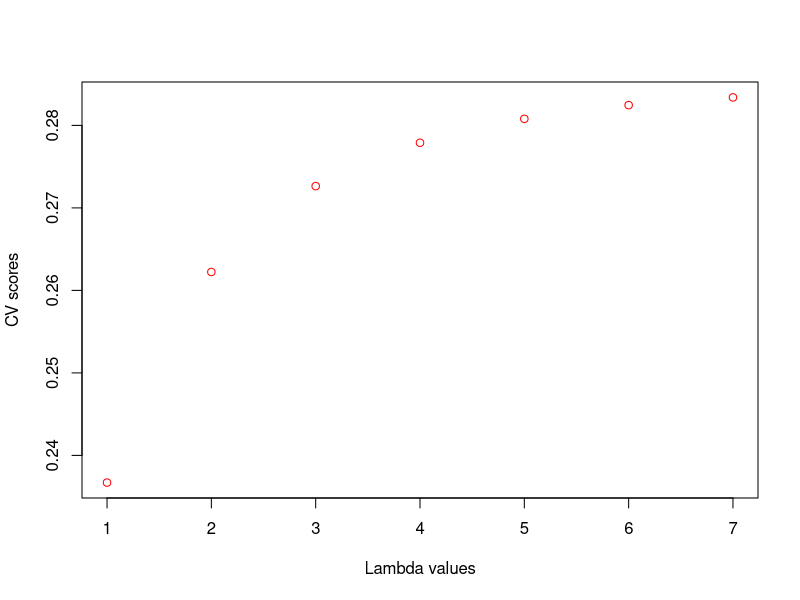

The R source for this figure:
#CL2_ASS1
library(MASS)

# Ridge regression by using n-fold cross-validation
RidgeRegre = function (X, Y, Lam, Nfolds){
  
  N = length(Y)
  K = ceiling(N/Nfolds)
  
  #X = scale(X, scale = FALSE)
  #Y = scale(Y, scale = FALSE)
  
  # make n subsets of data
  indxFolds = numeric(N)
  for (kk in 1:K-1){
    set.seed(12345)
    indxFolds[((kk-1)*Nfolds+1):(kk*Nfolds)] = sample(c(1:Nfolds))
  }
  set.seed(12345)
  indxFolds[((K-1)*Nfolds+1):N] = sample(c(1:Nfolds), N-(K-1)*Nfolds)
  #indxFolds = c(1,2,3,4,5,6,7,8,9,10,10,10,10,10,10,10)
  CV = 0;

  #model fit for each fold
  for (ii in 1:Nfolds){
    
    valInd = (indxFolds==ii)
    
    # divide data into training data and validation data
    validX = X[valInd,]
    trainX = X[! valInd,]
    validY = Y[valInd]
    trainY = Y[! valInd]
    
    trainX1 = scale(trainX, center = TRUE, scale = FALSE)
    trainY1 = scale(trainY, center = TRUE, scale = FALSE)
    if (is.null(dim(validX))){
      validX1 = validX-colMeans(trainX)
    }
    else
    {
      validX1 = scale((validX),(colMeans(trainX)), FALSE)
    }
    
    validY1 = validY-mean(trainY)
      
    # Estimate w
    I = diag(dim(trainX1)[2])
    estW = ((solve((t(trainX1) %*% trainX1) + Lam *I)) %*% t(trainX1) )%*%trainY1
    # Prediction
    estY = validX1 %*% estW
    
    #calculate sum of cross-validation score
    sqsum = sum((validY1-estY)^2)
    CV = CV+sqsum
    
    
   valInd = NULL
   validX = NULL
   trainX = NULL
   validY = NULL
   trainY = NULL
   validX1 = NULL
   trainX1 = NULL
   validY1 = NULL
   trainY1 = NULL
  }  

  # Return CV score
  return(CV/N)
}

# load data
data = unname(as.matrix(longley))
dataX = data[,1:(dim(longley)[2]-1)]
dataY = matrix(longley$Employed)

# Lambda 
L = c(1:7)

# Number of folds
Nfolds = 10
CV = numeric(length(L))

for (jj in 1:length(L)){
  # Calculate cross validation value for each lambda
  CV[jj] =  RidgeRegre(as.matrix(dataX), dataY, L[jj], Nfolds)
}

 plot(L,CV, col="red", xlab = "Lambda values", ylab = "CV scores") 
 
